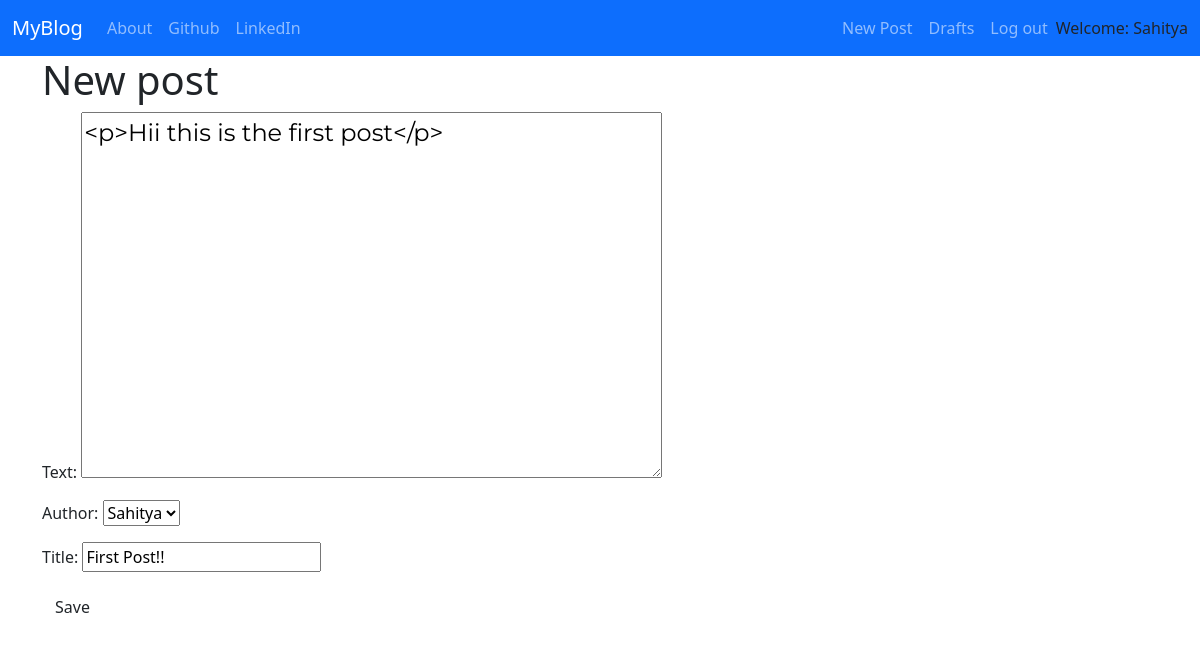
Screenshot of /post/2/edit/ (signed in) with the database file from the repository.
### blogapp/models.py (models this page shows, shortened)
class Post(models.Model):
    author = models.ForeignKey('auth.user', on_delete=models.CASCADE)
    title = models.CharField(max_length=200)
    text = models.TextField()
    creation_date = models.DateTimeField(default = timezone.now)
    publication_date = models.DateTimeField(blank=True, null=True)

### blogapp/views.py (the view)
# urls.py: path('post/<int:pk>/edit/', views.PostUpdateView.as_view(), name='post_edit'),
class PostUpdateView(LoginRequiredMixin, UpdateView):
    login_url = '/login/'
    redirect_field_name = 'blog/post_detail.html'
    form_class = PostForm
    model = Post

### blogapp/forms.py
class PostForm(forms.ModelForm):
    class Meta():
        model = Post
        fields = {'author', 'title', 'text'}
        widgets = {
             'title': forms.TextInput(attrs={'class':'textinputclass'}),
             'text': forms.Textarea(attrs={'class':"editable medium-editor-textarea postcontent"}),
        }

### blogapp/templates/blogapp/post_form.html (shortened to what this page needs)
{% extends 'blogapp/base.html' %}
{% block bodyblock %}
    <h1>New post</h1>
    <form method="POST" class="post-form">
    {{form.as_p}}
    <button type="submit" class="save btn btn-default">Save</button>
    </form>
{% endblock %}

### blogapp/templates/blogapp/base.html (shortened to what this page needs)
<!DOCTYPE html>
{% load static %}
<html lang="en">
<head>
    <link href="https://cdn.jsdelivr.net/npm/bootstrap@5.3.0-alpha3/dist/css/bootstrap.min.css" rel="stylesheet">
    <link rel="stylesheet" href="//cdn.jsdelivr.net/medium-editor/latest/css/medium-editor.min.css" type="text/css" media="screen" charset="utf-8">
    <link href="https://maxcdn.bootstrapcdn.com/font-awesome/4.7.0/css/font-awesome.min.css" rel="stylesheet">
    <link rel="stylesheet" href="{% static 'css/blog.css' %}">
</head>
<body class="loader">
    <nav class="navbar navbar-expand-lg bg-primary" data-bs-theme="dark">
        <div class="container-fluid">
            <a class="navbar-brand" href="{%url 'post_list'%}">MyBlog</a>
            <div class="collapse navbar-collapse" id="navbarSupportedContent">
             <ul class="navbar-nav me-auto mb-2 mb-lg-0">
                <li class="nav-item">
                 <a class="nav-link" href="{%url 'about'%}">About</a>
                </li>
                <li class="nav-item">
                 <a class="nav-link" href="https://github.com/">Github</a>
                </li>
                <li class="nav-item">
                 <a class='nav-link' href="https://www.linkedin.com/home">LinkedIn</a>
                </li>
             </ul>
            </div>
            <div class="navbar-nav align-items-center ml-auto">
                {% if user.is_authenticated %}
                  <a class="nav-item nav-link" href="{% url 'post_new' %}">New Post</a>
                  <a class="nav-item nav-link" href="{% url 'post_draft_list' %}">Drafts</a>
                  <a class="nav-item nav-link" href="{% url 'logout' %}">Log out</a>
                  <a >Welcome: {{ user.username }}</a>
                {% else %}
                  <a class="nav-item nav-link" href="{% url 'login' %}" aria-label="Login">
                    <span class="fa fa-user" aria-hidden="true"></span></a>
                {% endif %}
              </div>
        </div>
    </nav>
    <div class="content container">
        <div class="row">
            <div class="col-md-8">
                <div class="blog_posts">
                    {% block bodyblock %}
                    {% endblock %}
                </div>
            </div>
        </div>
    </div>
</body>
</html>

### blogapp/static/css/blog.css (style rules this page uses)
.postcontent { font-family: 'Montserrat'; font-size: 1.5em; }
.loader { filter:hue-rotate(0deg); color: linear-gradient(45deg,#0f8,#08f); animation:hue 5000ms infinite linear; }

### rows the page displays
Post: text "<p>Hii this is the first post</p>", author "Sahitya", title "First Post!!"

### other values shown
{{ user.username }} "Sahitya"
